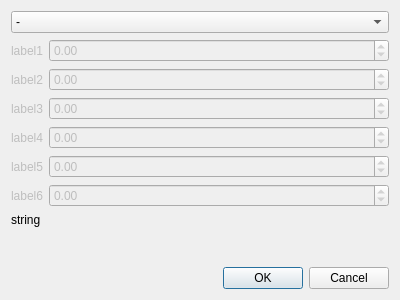
<?xml version="1.0" encoding="UTF-8"?>
<ui version="4.0">
 <class>AddMatrixDialog</class>
 <widget class="QDialog" name="AddMatrixDialog">
  <property name="geometry">
   <rect>
    <x>0</x>
    <y>0</y>
    <width>400</width>
    <height>300</height>
   </rect>
  </property>
  <property name="windowTitle">
   <string>Dialog</string>
  </property>
  <layout class="QVBoxLayout" name="verticalLayout">
   <item>
    <widget class="QComboBox" name="comboBox">
     <item>
      <property name="text">
       <string>-</string>
      </property>
     </item>
     <item>
      <property name="text">
       <string>Rotation</string>
      </property>
     </item>
     <item>
      <property name="text">
       <string>Translation</string>
      </property>
     </item>
     <item>
      <property name="text">
       <string>Scale</string>
      </property>
     </item>
     <item>
      <property name="text">
       <string>Ortho</string>
      </property>
     </item>
     <item>
      <property name="text">
       <string>Frustum</string>
      </property>
     </item>
    </widget>
   </item>
   <item>
    <layout class="QFormLayout" name="formLayout">
     <property name="fieldGrowthPolicy">
      <enum>QFormLayout::AllNonFixedFieldsGrow</enum>
     </property>
     <item row="0" column="0">
      <widget class="QLabel" name="label_1">
       <property name="enabled">
        <bool>false</bool>
       </property>
       <property name="text">
        <string>label1</string>
       </property>
      </widget>
     </item>
     <item row="1" column="0">
      <widget class="QLabel" name="label_2">
       <property name="enabled">
        <bool>false</bool>
       </property>
       <property name="text">
        <string>label2</string>
       </property>
      </widget>
     </item>
     <item row="2" column="0">
      <widget class="QLabel" name="label_3">
       <property name="enabled">
        <bool>false</bool>
       </property>
       <property name="text">
        <string>label3</string>
       </property>
      </widget>
     </item>
     <item row="3" column="0">
      <widget class="QLabel" name="label_4">
       <property name="enabled">
        <bool>false</bool>
       </property>
       <property name="text">
        <string>label4</string>
       </property>
      </widget>
     </item>
     <item row="4" column="0">
      <widget class="QLabel" name="label_5">
       <property name="enabled">
        <bool>false</bool>
       </property>
       <property name="text">
        <string>label5</string>
       </property>
      </widget>
     </item>
     <item row="5" column="0">
      <widget class="QLabel" name="label_6">
       <property name="enabled">
        <bool>false</bool>
       </property>
       <property name="text">
        <string>label6</string>
       </property>
      </widget>
     </item>
     <item row="0" column="1">
      <widget class="QDoubleSpinBox" name="doubleSpinBox_1">
       <property name="enabled">
        <bool>false</bool>
       </property>
       <property name="suffix">
        <string/>
       </property>
       <property name="minimum">
        <double>-999.990000000000009</double>
       </property>
       <property name="maximum">
        <double>999.990000000000009</double>
       </property>
      </widget>
     </item>
     <item row="1" column="1">
      <widget class="QDoubleSpinBox" name="doubleSpinBox_2">
       <property name="enabled">
        <bool>false</bool>
       </property>
       <property name="minimum">
        <double>-999.990000000000009</double>
       </property>
       <property name="maximum">
        <double>999.990000000000009</double>
       </property>
      </widget>
     </item>
     <item row="2" column="1">
      <widget class="QDoubleSpinBox" name="doubleSpinBox_3">
       <property name="enabled">
        <bool>false</bool>
       </property>
       <property name="minimum">
        <double>-999.990000000000009</double>
       </property>
       <property name="maximum">
        <double>999.990000000000009</double>
       </property>
      </widget>
     </item>
     <item row="3" column="1">
      <widget class="QDoubleSpinBox" name="doubleSpinBox_4">
       <property name="enabled">
        <bool>false</bool>
       </property>
       <property name="minimum">
        <double>-999.990000000000009</double>
       </property>
       <property name="maximum">
        <double>999.990000000000009</double>
       </property>
      </widget>
     </item>
     <item row="4" column="1">
      <widget class="QDoubleSpinBox" name="doubleSpinBox_5">
       <property name="enabled">
        <bool>false</bool>
       </property>
       <property name="minimum">
        <double>-999.990000000000009</double>
       </property>
       <property name="maximum">
        <double>999.990000000000009</double>
       </property>
      </widget>
     </item>
     <item row="5" column="1">
      <widget class="QDoubleSpinBox" name="doubleSpinBox_6">
       <property name="enabled">
        <bool>false</bool>
       </property>
       <property name="minimum">
        <double>-999.990000000000009</double>
       </property>
       <property name="maximum">
        <double>999.990000000000009</double>
       </property>
      </widget>
     </item>
    </layout>
   </item>
   <item>
    <widget class="QLabel" name="label">
     <property name="text">
      <string>string</string>
     </property>
    </widget>
   </item>
   <item>
    <spacer name="verticalSpacer">
     <property name="orientation">
      <enum>Qt::Vertical</enum>
     </property>
     <property name="sizeHint" stdset="0">
      <size>
       <width>20</width>
       <height>40</height>
      </size>
     </property>
    </spacer>
   </item>
   <item>
    <widget class="QDialogButtonBox" name="buttonBox">
     <property name="orientation">
      <enum>Qt::Horizontal</enum>
     </property>
     <property name="standardButtons">
      <set>QDialogButtonBox::Cancel|QDialogButtonBox::Ok</set>
     </property>
    </widget>
   </item>
  </layout>
 </widget>
 <resources/>
 <connections>
  <connection>
   <sender>buttonBox</sender>
   <signal>accepted()</signal>
   <receiver>AddMatrixDialog</receiver>
   <slot>accept()</slot>
   <hints>
    <hint type="sourcelabel">
     <x>248</x>
     <y>254</y>
    </hint>
    <hint type="destinationlabel">
     <x>157</x>
     <y>274</y>
    </hint>
   </hints>
  </connection>
  <connection>
   <sender>buttonBox</sender>
   <signal>rejected()</signal>
   <receiver>AddMatrixDialog</receiver>
   <slot>reject()</slot>
   <hints>
    <hint type="sourcelabel">
     <x>316</x>
     <y>260</y>
    </hint>
    <hint type="destinationlabel">
     <x>286</x>
     <y>274</y>
    </hint>
   </hints>
  </connection>
 </connections>
</ui>
